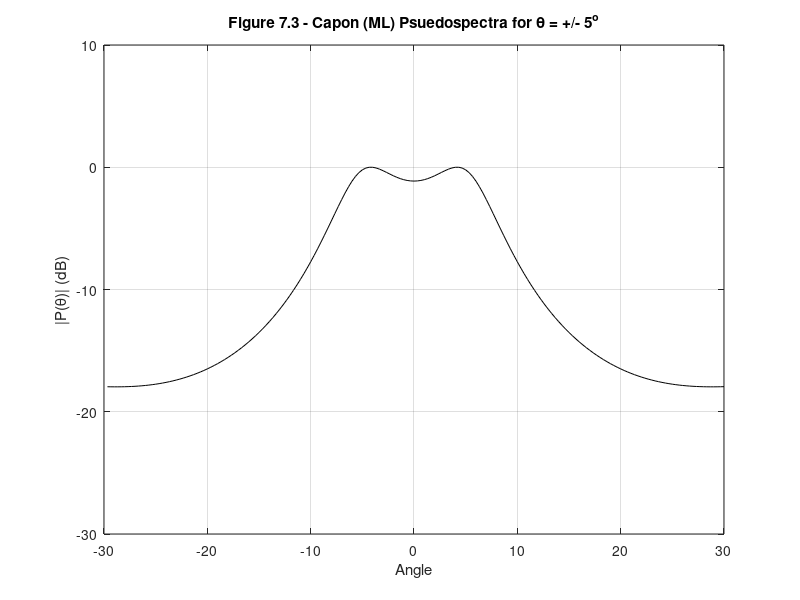

This chart was generated by the following MATLAB code:
%%%%%%%%%%%%%%%%%%%%%%%%%%%%%%%%%%%%%%%%%%%%%%%%%%%%%%%%%%%%%
%%                                                         %%
%% ******************************************************  %%
%% * Smart Antennas for Wireless Applications w/ Matlab *  %%
%% ******************************************************  %%
%%                                                         %%
%% Chapter 7: Ex 7.6                                       %%
%%                                                         %%
%% Author: Frank Gross                                     %%
%% McGraw-Hill, 2005                                       %%
%% Date:  1/26/2004                                        %%
%%                                                         %%
%% This code creates Figure 7.3, plot of a Capon (ML)      %%
%%     Pseudospectrum for theta1= -5 & theta2 = 5          %% 
%%%%%%%%%%%%%%%%%%%%%%%%%%%%%%%%%%%%%%%%%%%%%%%%%%%%%%%%%%%%%      

%%------------------- Define Variables:--------------------%%
% M - # of elements in array                                %
% sig2 - noise variance                                     %
% th1, th2 - angles of arrival                              %
% a1, a2, a - array steering vectors                        %
% A - Steering vector matrix                                %
% Rss - Source correlation matrix                           %
% Rxx - Array correlation matrix                            %
% P - Capon (ML) Psuedospectra                              %
%%---------------------------------------------------------%%

%%----- Given Values -----%%

M = 6;  sig2 = 0.1;

th1 = -5*pi/180;  th2 = 5*pi/180;

%%----- Create array steering vectors, a1 & a2 -----%%

a1 = [];  a2 = [];
i = 1:M;
a1 = exp(1j*(i-1)*pi*sin(th1));
a2 = exp(1j*(i-1)*pi*sin(th2));

%%----- Create A, Rss & Rxx -----%%

A = [a1.' a2.'];  Rss = [1 0;0 1];  Rxx = A*Rss*A' + sig2*eye(M);

%%----- Create Capon Psuedospectrum-----%%

for k = 1:180;
    th(k) = -pi/6 + pi*k/(3*180);
    clear a
    a = [];
    for jj = 1:M
       a = [a exp(-1j*(jj-1)*pi*sin(th(k)))];
    end
    P(k) = real(1./(conj(a)*inv(Rxx)*a.')); 
end

%%----- Plot Results -----%%

plot(th*180/pi,10*log10(P/max(P)),'k')
grid on
title(['\bfFigure 7.3 - Capon (ML) Psuedospectra for \theta = +/- 5^o'])
xlabel('Angle')
ylabel('|P(\theta)| (dB)')
axis([-30 30 -30 10])
